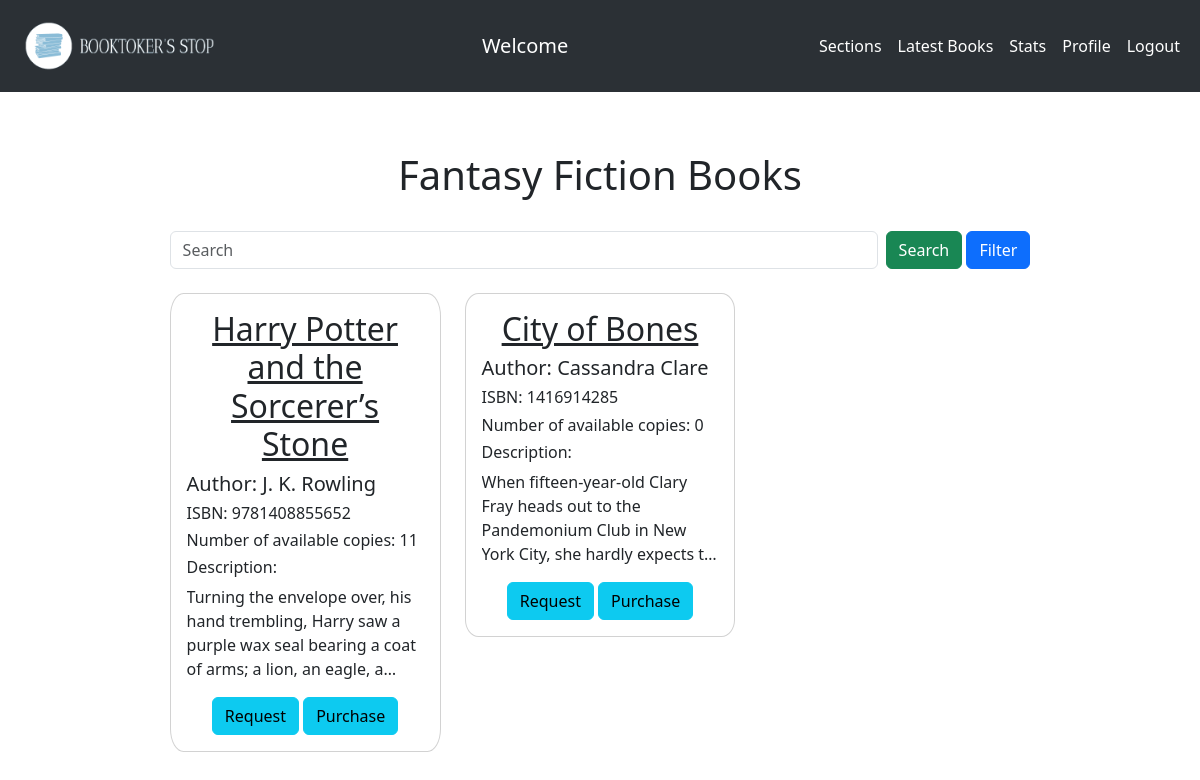
/1/books (signed in), run on the app's committed database.
### application/models.py (models this page shows)
class Sections(db.Model):
    section_id = db.Column(db.Integer, autoincrement=True, primary_key=True)
    name = db.Column(db.String, unique = True, nullable = False)
    date = db.Column(db.DateTime, default=datetime.now)
    description = db.Column(db.Text)

class Books(db.Model):
    book_id = db.Column(db.Integer, autoincrement=True, primary_key=True)
    title = db.Column(db.String, nullable = False)
    author = db.Column(db.String, nullable = False)
    pages = db.Column(db.Integer, nullable = False)
    rating = db.Column(db.Integer)
    isbn_no = db.Column(db.Integer, nullable = False)
    datecreated = db.Column(db.DateTime, default=datetime.now)
    lang = db.Column(db.String, nullable = False)
    copies = db.Column(db.Integer, nullable = False)
    availablecopies = db.Column(db.Integer, nullable = False)
    description = db.Column(db.Text)
    filename = db.Column(db.String, nullable = False)
    price= db.Column(db.Integer, nullable = False)
    section_id = db.Column(db.Integer, db.ForeignKey("sections.section_id"), nullable = False)

### application/controllers.py (the view)
@app.route('/<int:section_id>/books')
@login_required
def section_books(section_id):
    admin = isAdmin(current_user)
    books = Books.query.filter_by(section_id = section_id).all()
    section = Sections.query.filter_by(section_id = section_id).first()
    name = section.name
    return render_template('sectionbooks.html', books = books, section_id = section_id, section_name = name, admin = admin)

### application/controllers.py (called while the page is built)
@login_manager.user_loader
def load_user(user_id):
    return Users.query.get(user_id)

### application/utilities.py (called while the page is built)
def isAdmin(user):
    if user.role == 3:
        return False
    else:
        return True

### templates/sectionbooks.html (shortened to what this page needs)
{% extends "base.html" %}
{% block body %}
    <div id="main">
        <div id="background-canvas">
        <div id="canvas">
            <br/>
            <h1 style="text-align: center;">{{section_name}} Books</h1>
            <br/>
            {% include 'searchbar.html' %}
            <br/>
            {% if books %}
            <div class="row row-cols-1 row-cols-md-3 g-4">
                {% for book in books%}
                    {% include 'book.html' %}
                {% endfor %}
            </div>
            {% else %}
            <p>No books in {{section_name}}.</p>
            {% endif %}
            <br/>
        </div>
    </div>
</div>
{% endblock %}

### templates/book.html (shortened to what this page needs)
<div class="col">
    <div class="card" style="border-radius: 5%">
        <div class="card-body">
            <div class="card-text" style="transform: rotate(0);">
                <u><h2 class="card-title" style="text-align: center;">{{book.title}}</h2></u>
                <h5 class="card-text">Author: {{book.author}}</h5>
                <h6 class="card-text">ISBN: {{book.isbn_no}}</h6>
                <h6 class="card-text">Number of available copies: {{book.availablecopies}}</h6>
                <h6 class="card-text">Description:</h6>
                <p id = "limited-content">{{book.description}}</p>
            </div>
            <div style="text-align: center;">
                    {% if admin %}
                        <a class="btn btn-success" href="/edit_book/{{ book.book_id }}" role="button">Edit</a>
                        <form action="/book/{{ book.book_id }}/delete" onSubmit="return confirm('Delete book? \n This action cannot be undone');">
                            <p></p>
                            <input class="btn btn-danger" type="submit" value="Delete">
                        </form>
                    {% else %}
                        <a class="btn btn-info" href="/request/{{book.book_id}}" role="button">Request</a>
                        <a class="btn btn-info" href="/purchase/{{book.book_id}}" role="button">Purchase</a>
                    {% endif %}
            </div>
        </div>
    </div>
</div>

### static/style.css (style rules this page uses)
* { margin: 0px; }
#main { margin-top: 0px; height: 100%; background-size: cover; background-position: center; background-attachment: fixed; }
#canvas { width: 80%; height: 100%; margin: auto; margin-top: 125px; }
#background-canvas { width: 90%; margin: auto; height: 100%; margin-top: 0px; background-color: rgba(255, 255, 255, 0.40); height: 100%; border: 2px solid white; background-size: cover; background-position: center; background-attachment: fixed; }
#limited-content { overflow: hidden; display: -webkit-box; -webkit-line-clamp: 4; line-clamp: 2; -webkit-box-orient: vertical; }
a { text-decoration: none; }

### data on the page
Sections: name "Fantasy Fiction"
Books: title "Harry Potter and the Sorcerer’s Stone", author "J. K. Rowling", isbn_no "9781408855652", availablecopies "11", description "Turning the envelope over, his hand trembling, Harry saw a purple wax seal bearing a coat of arms; a lion, an eagle,…"
Books: title "City of Bones", author "Cassandra Clare", isbn_no "1416914285", availablecopies "0", description "When fifteen-year-old Clary Fray heads out to the Pandemonium Club in New York City, she hardly expects…"
